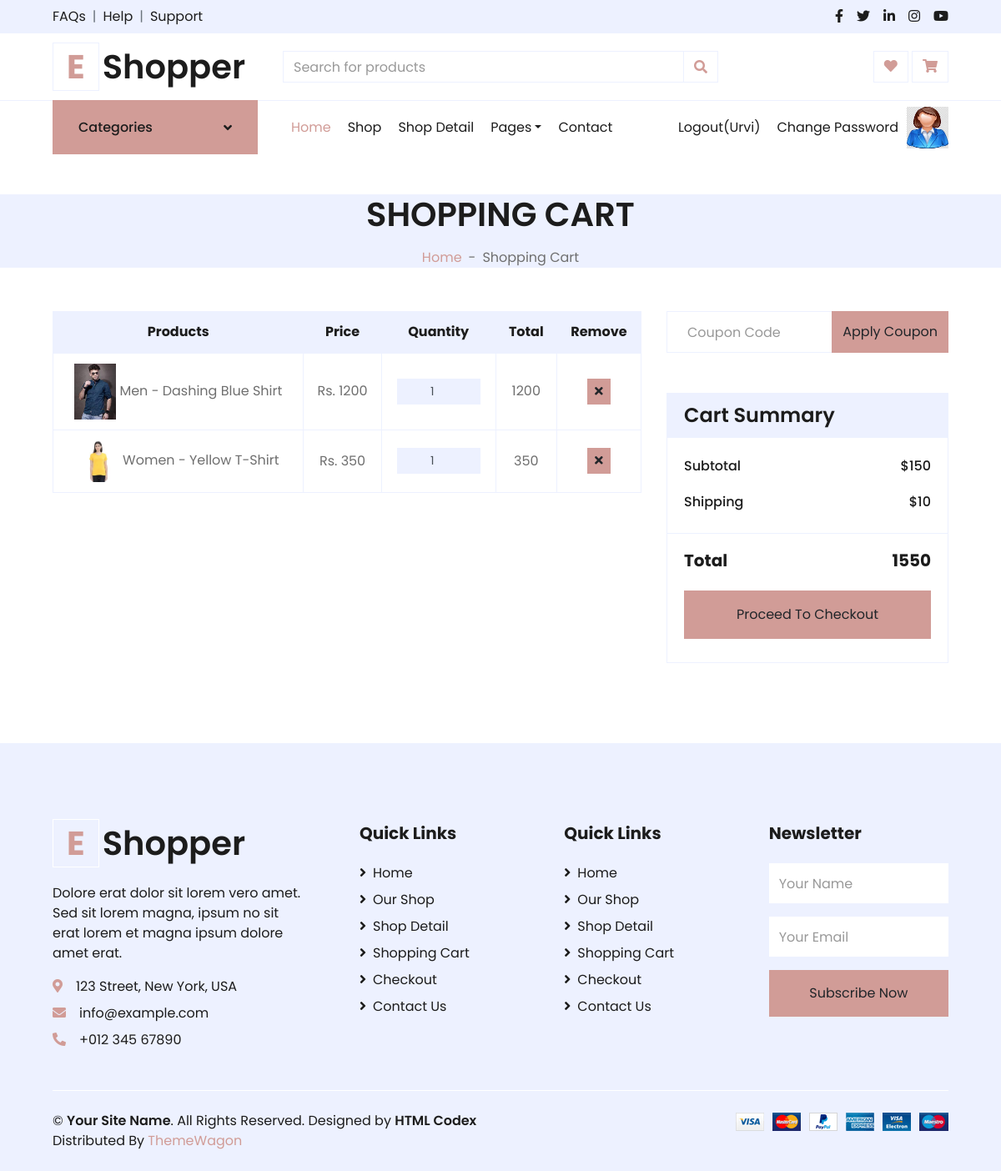
Page /cart/ (signed in) on the committed database.
### myapp/models.py (models this page shows, shortened)
class User(models.Model):
	fname=models.CharField(max_length=100)
	lname=models.CharField(max_length=100)
	email=models.EmailField()
	mobile=models.PositiveIntegerField()
	address=models.TextField()
	password=models.CharField(max_length=10)
	profile_pic=models.ImageField(upload_to="profile_pic/",default="")
	usertype=models.CharField(max_length=100, default="buyer")

class Cart(models.Model):
	user=models.ForeignKey(User,on_delete=models.CASCADE)
	product=models.ForeignKey(Product,on_delete=models.CASCADE)
	date=models.DateTimeField(default=timezone.now)
	product_price=models.PositiveIntegerField()
	product_qty=models.PositiveIntegerField()
	total_price=models.PositiveIntegerField()
	payment_status=models.BooleanField()

class Product(models.Model):
	category=(
			('men','men'),
			('women','women'),
			('accesories','accesories'),
		)
	seller=models.ForeignKey(User,on_delete=models.CASCADE)
	product_category=models.CharField(max_length=100, choices= category)
	product_name=models.CharField(max_length=100)
	product_price=models.PositiveIntegerField()
	product_desc=models.TextField()
	product_image=models.ImageField(upload_to="product_image/")

### myapp/views.py (the view)
# urls.py: path('cart/',views.cart, name='cart'),
def cart(request):
	net_price=0
	user=User.objects.get(email=request.session['email'])
	carts=Cart.objects.filter(user=user,payment_status=False)
	for i in carts:
		net_price=net_price+i.total_price
	return render(request,'cart.html',{'carts':carts,'net_price':net_price})

### myapp/templates/cart.html (shortened to what this page needs)
{% extends 'header.html' %}
{% load static %}
{% block content %}
<!DOCTYPE html>
<html lang="en">
<head>
</head>
<body>
    <div class="container-fluid bg-secondary mb-1">
        <div class="d-flex flex-column align-items-center justify-content-center" style="min-height: 50px">
            <h1 class="font-weight-semi-bold text-uppercase mb-3">Shopping Cart</h1>
            <div class="d-inline-flex">
                <p class="m-0"><a href="">Home</a></p>
                <p class="m-0 px-2">-</p>
                <p class="m-0">Shopping Cart</p>
            </div>
        </div>
    </div>
    <div class="container-fluid pt-5">
        <div class="row px-xl-5">
            <div class="col-lg-8 table-responsive mb-5">
                <table class="table table-bordered text-center mb-0">
                    <thead class="bg-secondary text-dark">
                        <tr>
                            <th>Products</th>
                            <th>Price</th>
                            <th>Quantity</th>
                            <th>Total</th>
                            <th>Remove</th>
                        </tr>
                    </thead>
                    <tbody class="align-middle">
                        {% for i in carts %}
                        <tr>
                            <td class="align-middle"><img src="{{i.product.product_image.url}}" alt="" style="width: 50px;"> {{i.product.product_name}}</td>
                            <td class="align-middle">Rs. {{i.product.product_price}}</td>
                            <td class="align-middle">
                                <div class="input-group quantity mx-auto" style="width: 100px;">
                                    <form name="change_qty" method="post" action="{% url 'change_qty' %}">
                                    <input type="number" class="form-control form-control-sm bg-secondary text-center" value="{{i.product_qty}}" name="product_qty" onchange="this-form.submit();">
                                    </form>
                                </div>
                            </td>
                            <td class="align-middle">{{i.total_price}}</td>
                            <td class="align-middle"><a href="{% url 'remove-from-cart' pk=i.product.pk %}"><button class="btn btn-sm btn-primary"><i class="fa fa-times"></i></button>
                            </a></td>
                        </tr>
                        {% endfor %}
                    </tbody>
                </table>
            </div>
            <div class="col-lg-4">
                <form class="mb-5" action="">
                    <div class="input-group">
                        <input type="text" class="form-control p-4" placeholder="Coupon Code">
                        <div class="input-group-append">
                            <button class="btn btn-primary">Apply Coupon</button>
                        </div>
                    </div>
                </form>
                <div class="card border-secondary mb-5">
                    <div class="card-header bg-secondary border-0">
                        <h4 class="font-weight-semi-bold m-0">Cart Summary</h4>
                    </div>
                    <div class="card-body">
                        <div class="d-flex justify-content-between mb-3 pt-1">
                            <h6 class="font-weight-medium">Subtotal</h6>
                            <h6 class="font-weight-medium">$150</h6>
                        </div>
                        <div class="d-flex justify-content-between">
                            <h6 class="font-weight-medium">Shipping</h6>
                            <h6 class="font-weight-medium">$10</h6>
                        </div>
                    </div>
                    <div class="card-footer border-secondary bg-transparent">
                        <div class="d-flex justify-content-between mt-2">
                            <h5 class="font-weight-bold">Total</h5>
                            <h5 class="font-weight-bold">{{net_price}}</h5>
                        </div>
                        <form name="pay" method="post" action="{% url 'pay' %}">
                            <button type="submit" class="btn btn-block btn-primary my-3 py-3">Proceed To Checkout</button>
                        </form>
                    </div>
                </div>
            </div>
        </div>
    </div>
</body>
</html>
{% endblock %}

### myapp/templates/header.html (shortened to what this page needs)
{% load static %}
<!DOCTYPE html>
<html lang="en">
<head>
    <link href="https://cdnjs.cloudflare.com/ajax/libs/font-awesome/5.10.0/css/all.min.css" rel="stylesheet">
    <link href="{% static 'lib/owlcarousel/assets/owl.carousel.min.css' %}" rel="stylesheet">
    <link href="{% static 'css/style.css' %}" rel="stylesheet">
</head>
<body>
    <div class="container-fluid">
        <div class="row bg-secondary py-2 px-xl-5">
            <div class="col-lg-6 d-none d-lg-block">
                <div class="d-inline-flex align-items-center">
                    <a class="text-dark" href="">FAQs</a>
                    <span class="text-muted px-2">|</span>
                    <a class="text-dark" href="">Help</a>
                    <span class="text-muted px-2">|</span>
                    <a class="text-dark" href="">Support</a>
                </div>
            </div>
            <div class="col-lg-6 text-center text-lg-right">
                <div class="d-inline-flex align-items-center">
                    <a class="text-dark px-2" href="">
                        <i class="fab fa-facebook-f"></i>
                    </a>
                    <a class="text-dark px-2" href="">
                        <i class="fab fa-twitter"></i>
                    </a>
                    <a class="text-dark px-2" href="">
                        <i class="fab fa-linkedin-in"></i>
                    </a>
                    <a class="text-dark px-2" href="">
                        <i class="fab fa-instagram"></i>
                    </a>
                    <a class="text-dark pl-2" href="">
                        <i class="fab fa-youtube"></i>
                    </a>
                </div>
            </div>
        </div>
        <div class="row align-items-center py-3 px-xl-5">
            <div class="col-lg-3 d-none d-lg-block">
                <a href="" class="text-decoration-none">
                    <h1 class="m-0 display-5 font-weight-semi-bold"><span class="text-primary font-weight-bold border px-3 mr-1">E</span>Shopper</h1>
                </a>
            </div>
            <div class="col-lg-6 col-6 text-left">
                <form action="">
                    <div class="input-group">
                        <input type="text" class="form-control" placeholder="Search for products">
                        <div class="input-group-append">
                            <span class="input-group-text bg-transparent text-primary">
                                <i class="fa fa-search"></i>
                            </span>
                        </div>
                    </div>
                </form>
            </div>
            <div class="col-lg-3 col-6 text-right">
                <a href="{% url 'wishlist' %}" class="btn border">
                    <i class="fas fa-heart text-primary"></i>
                </a>
                <a href="{% url 'cart' %}" class="btn border">
                    <i class="fas fa-shopping-cart text-primary"></i>
                </a>
            </div>
        </div>
    </div>
    <div class="container-fluid mb-5">
        <div class="row border-top px-xl-5">
            <div class="col-lg-3 d-none d-lg-block">
                <a class="btn shadow-none d-flex align-items-center justify-content-between bg-primary text-white w-100" data-toggle="collapse" href="#navbar-vertical" style="height: 65px; margin-top: -1px; padding: 0 30px;">
                    <h6 class="m-0">Categories</h6>
                    <i class="fa fa-angle-down text-dark"></i>
                </a>
            </div>
            <div class="col-lg-9">
                <nav class="navbar navbar-expand-lg bg-light navbar-light py-3 py-lg-0 px-0">
                    <div class="collapse navbar-collapse justify-content-between" id="navbarCollapse">
                        <div class="navbar-nav mr-auto py-0">
                            <a href="/" class="nav-item nav-link active">Home</a>
                            <a href="{% url 'shop' %}" class="nav-item nav-link">Shop</a>
                            <a href="{% url 'detail' %}" class="nav-item nav-link">Shop Detail</a>
                            <div class="nav-item dropdown">
                                <a href="#" class="nav-link dropdown-toggle" data-toggle="dropdown">Pages</a>
                            </div>
                            <a href="{% url 'contact' %}" class="nav-item nav-link">Contact</a>
                        </div>
                        <div class="navbar-nav ml-auto py-0">
                            {% if request.session.email %}
                                <a href="{% url 'logout' %}" class="nav-item nav-link">Logout({{request.session.fname}})</a>
                                <a href="{% url 'change-password' %}" class="nav-item nav-link">Change Password</a>
                            {% else %}
                                <a href="{% url 'login' %}" class="nav-item nav-link" type="button">Login</a>
                                <a href="{% url 'signup' %}" class="nav-item nav-link" type="button">Sign Up</a>
                            {% endif %}
                        </div>
                        {% if request.session.profile_pic %}
                            <img src="{{request.session.profile_pic}}" width="50px" height="50px">
                        {% endif %}
                    </div>
                </nav>
            </div>
        </div>
    </div>
    {% block content%}
    {% endblock%}
    <div class="container-fluid bg-secondary text-dark mt-5 pt-5">
        <div class="row px-xl-5 pt-5">
            <div class="col-lg-4 col-md-12 mb-5 pr-3 pr-xl-5">
                <a href="" class="text-decoration-none">
                    <h1 class="mb-4 display-5 font-weight-semi-bold"><span class="text-primary font-weight-bold border border-white px-3 mr-1">E</span>Shopper</h1>
                </a>
                <p>Dolore erat dolor sit lorem vero amet. Sed sit lorem magna, ipsum no sit erat lorem et magna ipsum dolore amet erat.</p>
                <p class="mb-2"><i class="fa fa-map-marker-alt text-primary mr-3"></i>123 Street, New York, USA</p>
                <p class="mb-2"><i class="fa fa-envelope text-primary mr-3"></i>info@example.com</p>
                <p class="mb-0"><i class="fa fa-phone-alt text-primary mr-3"></i>+012 345 67890</p>
            </div>
            <div class="col-lg-8 col-md-12">
                <div class="row">
                    <div class="col-md-4 mb-5">
                        <h5 class="font-weight-bold text-dark mb-4">Quick Links</h5>
                        <div class="d-flex flex-column justify-content-start">
                            <a class="text-dark mb-2" href="index.html"><i class="fa fa-angle-right mr-2"></i>Home</a>
                            <a class="text-dark mb-2" href="shop.html"><i class="fa fa-angle-right mr-2"></i>Our Shop</a>
                            <a class="text-dark mb-2" href="detail.html"><i class="fa fa-angle-right mr-2"></i>Shop Detail</a>
                            <a class="text-dark mb-2" href="cart.html"><i class="fa fa-angle-right mr-2"></i>Shopping Cart</a>
                            <a class="text-dark mb-2" href="checkout.html"><i class="fa fa-angle-right mr-2"></i>Checkout</a>
                            <a class="text-dark" href="contact.html"><i class="fa fa-angle-right mr-2"></i>Contact Us</a>
                        </div>
                    </div>
                    <div class="col-md-4 mb-5">
                        <h5 class="font-weight-bold text-dark mb-4">Quick Links</h5>
                        <div class="d-flex flex-column justify-content-start">
                            <a class="text-dark mb-2" href="index.html"><i class="fa fa-angle-right mr-2"></i>Home</a>
                            <a class="text-dark mb-2" href="shop.html"><i class="fa fa-angle-right mr-2"></i>Our Shop</a>
                            <a class="text-dark mb-2" href="detail.html"><i class="fa fa-angle-right mr-2"></i>Shop Detail</a>
                            <a class="text-dark mb-2" href="cart.html"><i class="fa fa-angle-right mr-2"></i>Shopping Cart</a>
                            <a class="text-dark mb-2" href="checkout.html"><i class="fa fa-angle-right mr-2"></i>Checkout</a>
                            <a class="text-dark" href="contact.html"><i class="fa fa-angle-right mr-2"></i>Contact Us</a>
                        </div>
                    </div>
                    <div class="col-md-4 mb-5">
                        <h5 class="font-weight-bold text-dark mb-4">Newsletter</h5>
                        <form action="">
                            <div class="form-group">
                                <input type="text" class="form-control border-0 py-4" placeholder="Your Name" required="required" />
                            </div>
                            <div class="form-group">
                                <input type="email" class="form-control border-0 py-4" placeholder="Your Email"
                                    required="required" />
                            </div>
                            <div>
                                <button class="btn btn-primary btn-block border-0 py-3" type="submit">Subscribe Now</button>
                            </div>
                        </form>
                    </div>
                </div>
            </div>
        </div>
        <div class="row border-top border-light mx-xl-5 py-4">
            <div class="col-md-6 px-xl-0">
                <p class="mb-md-0 text-center text-md-left text-dark">
                    &copy; <a class="text-dark font-weight-semi-bold" href="#">Your Site Name</a>. All Rights Reserved. Designed
                    by
                    <a class="text-dark font-weight-semi-bold" href="https://htmlcodex.com">HTML Codex</a><br>
                    Distributed By <a href="https://themewagon.com" target="_blank">ThemeWagon</a>
                </p>
            </div>
            <div class="col-md-6 px-xl-0 text-center text-md-right">
                <img class="img-fluid" src="{% static 'img/payments.png' %}" alt="">
            </div>
        </div>
    </div>
</body>
</html>

### rows in the picture
User: session.fname "Urvi"
Cart: product.product_image (picture), product.product_name "Men - Dashing Blue Shirt", product.product_price "1200", product_qty "1", total_price "1200"
Cart: product.product_image (picture), product.product_name "Women - Yellow T-Shirt", product.product_price "350", product_qty "1", total_price "350"

### other values in the picture
{{ net_price }} "1550"
